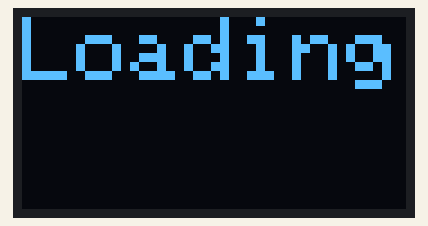
Bench run of a sketch on a simulated Arduino Mega 2560, built for the host (arithmetic inside an expression is 32-bit, double 64-bit). On the bench: 128×64 one-colour display. WiFi joins after 1.5 s; servers stay silent unless stated; what the sketch prints to the serial monitor is not drawn.

Above: at 6.9 s.
At 7.4 s:
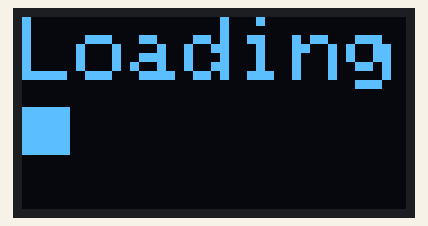
At 8.5 s:
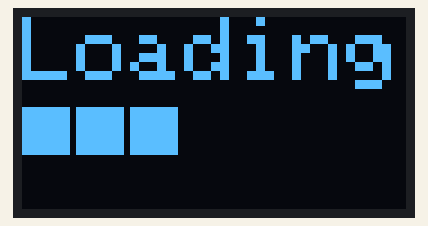
At 9.0 s:
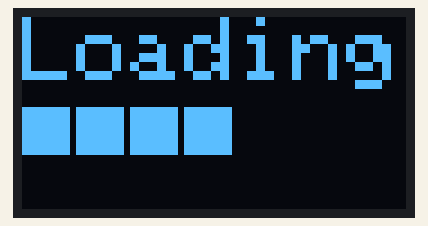
At 10.1 s:
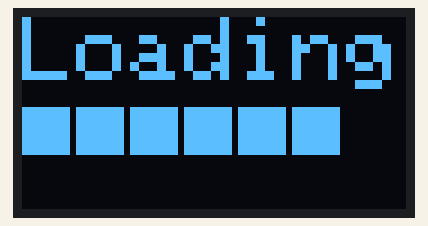
At 11.6 s:
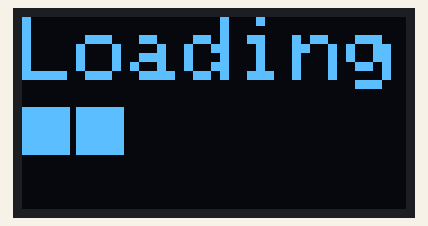

Measured:
- what the display in image 0 shows lasts 0.5 s, from 6.9 s to 7.4 s

The sketch:

EE3070_Write_With_Single.ino
```cpp
#include <WiFiEsp.h>
#include <ThingSpeak.h>
#include <Adafruit_SSD1306.h>

//wifi setting
char ssid[] = "ww2";
char pass[] = "wwwwwwww";
int status = WL_IDLE_STATUS;
WiFiEspClient client;

#define SCREEN_WIDTH 128 // OLED display width, in pixels
#define SCREEN_HEIGHT 64 // OLED display height, in pixels

#define OLED_RESET     -1 // Reset pin # (or -1 if sharing Arduino reset pin)
#define SCREEN_ADDRESS 0x3C ///< See datasheet for Address; 0x3D for 128x64, 0x3C for 128x32

#define DELAYTIME 500 //0.5s
                      //at min can be 0.1s
#define SQUARESIZE 16

Adafruit_SSD1306 display(SCREEN_WIDTH, SCREEN_HEIGHT, &Wire, OLED_RESET);

unsigned long OnD = 1354115;
char WriteKey[] = "FMD4UE353KCAT4CM";

void setup() {
  //set both baud rate
  Serial.begin(115200);
  Serial1.begin(115200);

  display.display();
  //wifi initialization
  WiFi.init(&Serial1);
  if (WiFi.status() != WL_CONNECTED) {
    Serial.print("Connecting to SSID: ");
    Serial.println(ssid);
    while (WiFi.status() != WL_CONNECTED) {
      WiFi.begin(ssid, pass);
      Serial.print(".");
      delay(5000);
    }
    Serial.println("n\Connected");
    ThingSpeak.begin(client);//thingspeak initialization
  }
  int xpos = 0;

  Goods_1_default_discount();
  for (int i = 0; i < 10; i ++){
    loadingScreen(xpos);
    delay(DELAYTIME);
  }
  Goods_2_default_discount();
}
void loop() {

}

void Goods_1_default_stocking(){
  int x = ThingSpeak.writeField(OnD, 1, 10, WriteKey);
   if(x == 200){
    Serial.println("Channel update successful.");
  }
  else{
    Serial.println("Problem updating channel. HTTP error code " + String(x));
  }
}

void Goods_1_default_price(){
  int x = ThingSpeak.writeField(OnD, 2, 50, WriteKey);
   if(x == 200){
    Serial.println("Channel update successful.");
  }
  else{
    Serial.println("Problem updating channel. HTTP error code " + String(x));
  }
}

void Goods_2_default_stocking(){
  int x = ThingSpeak.writeField(OnD, 3, 10, WriteKey);
   if(x == 200){
    Serial.println("Channel update successful.");
  }
  else{
    Serial.println("Problem updating channel. HTTP error code " + String(x));
  }
}

void Goods_2_default_price(){
  int x = ThingSpeak.writeField(OnD, 4, 50, WriteKey);
   if(x == 200){
    Serial.println("Channel update successful.");
  }
  else{
    Serial.println("Problem updating channel. HTTP error code " + String(x));
  }
}

void Goods_1_default_discount(){
  int x = ThingSpeak.writeField(OnD, 6, 20, WriteKey);
   if(x == 200){
    Serial.println("Channel update successful.");
  }
  else{
    Serial.println("Problem updating channel. HTTP error code " + String(x));
  }
}

void Goods_2_default_discount(){
  int x = ThingSpeak.writeField(OnD, 7, 20, WriteKey);
   if(x == 200){
    Serial.println("Channel update successful.");
  }
  else{
    Serial.println("Problem updating channel. HTTP error code " + String(x));
  }
}

void loadingScreen(int & xpos){
  int moving = 18;
  display.clearDisplay();
  display.setTextSize(3);
  display.setTextColor(WHITE);
  display.setCursor(0,0);
  display.println("Loading");

  for(int i = 0; i < xpos; i+=moving)
    display.fillRect(i, 30, SQUARESIZE, SQUARESIZE, SSD1306_WHITE);
  display.display();

  xpos = (xpos + moving) % (SCREEN_WIDTH - SQUARESIZE + moving);
}
```
